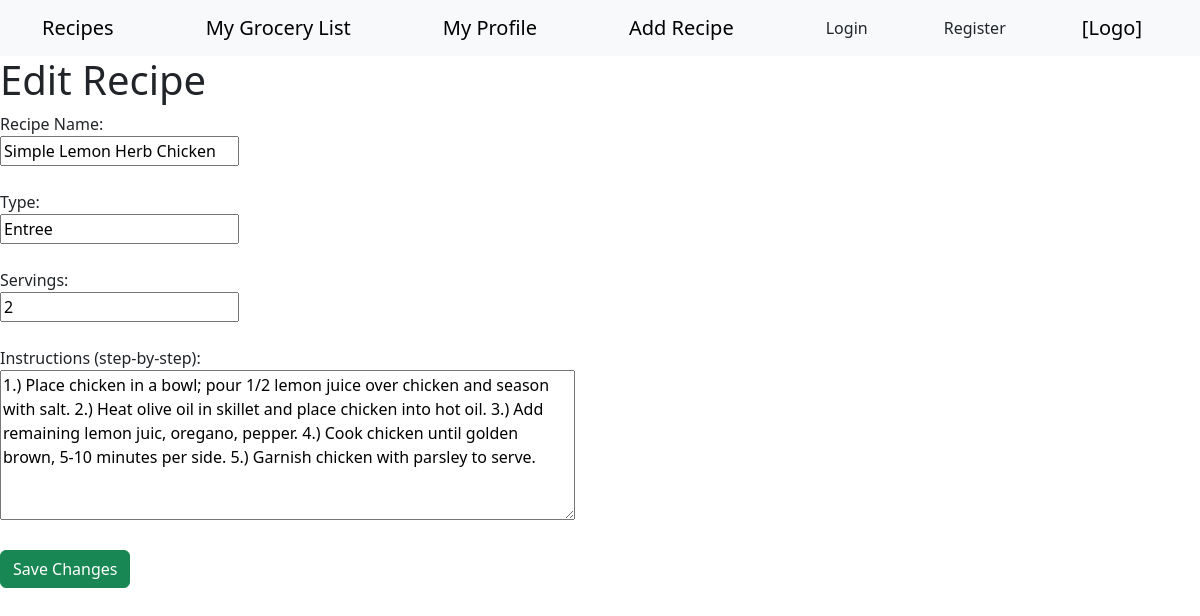
/edit-recipe/1, run on the app's committed database.
### app/models.py (models this page shows, shortened)
class Recipe(db.Model):
	__tablename__ = 'recipes'
	recipe_id = db.Column(db.Integer, primary_key=True)
	recipe_desc = db.Column(db.String(100))
	recipe_type = db.Column(db.String(50))
	recipe_servings = db.Column(db.Integer)
	recipe_rating = db.Column(db.Integer)
	recipe_insns = db.Column(db.String(1000))

### app/routes.py (the view, shortened to what this page needs)
@myapp_obj.route("/edit-recipe/<int:id>", methods=["GET", "POST"])
def edit_recipe(id):
    recipe = Recipe.query.get_or_404(id)
    return render_template("edit_recipe.html", recipe=recipe)

### app/templates/edit_recipe.html
{% extends 'base.html' %}
{% block header %}
<h1>Edit Recipe</h1>
{% endblock %}
{% block content %}
<form method="POST">
    <label>Recipe Name:</label><br>
    <input type="text" name="recipe_desc" value="{{ recipe.recipe_desc }}" required><br><br>
    <label>Type:</label><br>
    <input type="text" name="recipe_type" value="{{ recipe.recipe_type }}"><br><br>
    <label>Servings:</label><br>
    <input type="number" name="recipe_servings" value="{{ recipe.recipe_servings }}"><br><br>
    <label>Instructions (step-by-step):</label><br>
    <textarea name="recipe_insns" rows="6" cols="60">{{ recipe.recipe_insns }}</textarea><br><br>
    <button type="submit" class="btn btn-success">Save Changes</button>
</form>
{% endblock %}

### data on the page
Recipe: recipe_desc "Simple Lemon Herb Chicken", recipe_type "Entree", recipe_servings "2", recipe_insns "1.) Place chicken in a bowl; pour 1/2 lemon juice over chicken and season with salt. 2.) Heat olive oil in skillet and place chicken into hot oil. 3.) Add remaining lemon juic, oregano, pepper. 4.) Cook chicken until golden brown, 5-10 minutes per side. 5.) Garnish chicken with parsley to serve."
